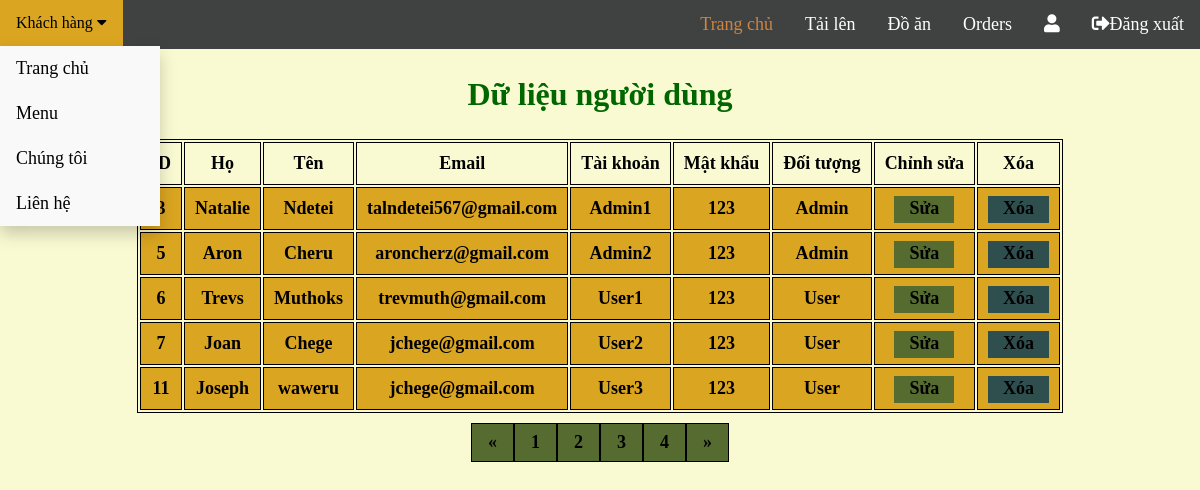
Page /displayUsers.php on the committed database.
### tables this page shows
CREATE TABLE `customer` (
  `customer_id` int(6) NOT NULL,
  `firstname` varchar(10) DEFAULT NULL,
  `secondname` varchar(10) NOT NULL,
  `email` varchar(40) NOT NULL,
  `userName` varchar(255) NOT NULL,
  `userPassword` varchar(20) NOT NULL,
  `userType` varchar(255) NOT NULL
);

### displayUsers.php (the view, shortened to what this page needs)
<?php
require_once('connect.php');
?>
<!DOCTYPE html>
<html lang="en">
<head>
    <link rel="stylesheet" href="https://use.fontawesome.com/releases/v5.7.1/css/all.css">
</head>
<body>
    <div class="nav">
        <div class="dropdown">
            <button class="dropbtn">Khách hàng
                <i class="fa fa-caret-down"></i>
            </button>
            <div class="dropdown-content">
                <a href="index1.php">Trang chủ</a>
                <a href="menu1.php">Menu</a>
                <a href="about.html">Chúng tôi</a>
                <a href="contact.php">Liên hệ</a>
            </div>
        </div>
        <a href="logout.php"><i class="fas fa-sign-out-alt"></i>Đăng xuất</a>
        <a href="profile.php" class="user"><i class="fas fa-user"></i><?php echo $_SESSION['user']['userName']; ?></a>
        <a href="view_order.php">Orders</a>
        <a href="view_food.php">Đồ ăn</a>
        <a href="upload_image.php">Tải lên</a>
        <a href="index1.html" class="active">Trang chủ</a>
    </div>
    <section>
        <h1>Dữ liệu người dùng</h1>
        <table>
            <tr>
                <th>ID</th>
                <th>Họ</th>
                <th>Tên</th>
                <th>Email</th>
                <th>Tài khoản</th>
                <th>Mật khẩu</th>
                <th>Đối tượng</th>
                <th>Chỉnh sửa</th>
                <th>Xóa</th>
            </tr>
            <?php
            if (isset($_GET['pageno'])) {
                $pageno = $_GET['pageno'];
            } else {
                $pageno = 1;
            }
            $records_per_page = 5;
            $offset = ($pageno - 1) * $records_per_page;
            $sql_total = "SELECT COUNT(*) FROM Customer";
            $result = mysqli_query($conn, $sql_total);
            $total_rows = mysqli_fetch_array($result)[0];
            $total_pages = ceil($total_rows / $records_per_page);
            $sql_result = "SELECT * FROM Customer LIMIT $offset, $records_per_page";
            $data = mysqli_query($conn, $sql_result);
            while ($row = mysqli_fetch_array($data)) {
            ?>
                <tr>
                    <td><?php echo $row['customer_id']; ?></td>
                    <td><?php echo $row['firstname']; ?></td>
                    <td><?php echo $row['secondname']; ?></td>
                    <td><?php echo $row['email']; ?></td>
                    <td><?php echo $row['userName']; ?></td>
                    <td><?php echo $row['userPassword']; ?></td>
                    <td><?php echo $row['userType']; ?></td>
                    <td>
                        <a href="edit.php?customer_id=<?php echo $row['customer_id']; ?>" class="edit_btn">Sửa</a>
                    </td>
                    <td>
                        <a href="delete.php?customer_id=<?php echo $row['customer_id']; ?>" class="del_btn">Xóa</a>
                    </td>
                </tr>
            <?php
            }
            ?>
        </table>
    </section>
    <div class="paginate">
        <a href="<?php if ($pageno <= 1) {
                        echo 'disabled';
                    }
                    if ($pageno <= 1) {
                        echo '#';
                    } else {
                        echo "?pageno=" . ($pageno - 1);
                    } ?>">&laquo;</a>
        <a href="?pageno=1">1</a>
        <a href="<?php if ($pageno >= $total_pages) {
                        echo 'disabled';
                    }
                    if ($pageno >= $total_pages) {
                        echo '#';
                    } else {
                        echo "?pageno=" . ($pageno + 1);
                    } ?> ">2</a>
        <a href="<?php if ($pageno >= $total_pages) {
                        echo 'disabled';
                    }
                    if ($pageno >= $total_pages) {
                        echo '#';
                    } else {
                        echo "?pageno=" . ($pageno + 1);
                    } ?>">3</a>
        <a href="<?php if ($pageno >= $total_pages) {
                        echo 'disabled';
                    }
                    if ($pageno >= $total_pages) {
                        echo '#';
                    } else {
                        echo "?pageno=" . ($pageno + 1);
                    } ?>">4</a>
        <a href="?pageno=<?php echo $total_pages; ?>">&raquo;</a>
    </div>
</body>
</html>

### displayUsers.php (style rules this page uses)
body { background-color: lightgoldenrodyellow; margin: 0; }
table { margin: 0 auto; font-size: large; border: 1px solid black; }
h1 { text-align: center; color: #006600; font-size: xx-large; font-family: fantasy; }
td { background-color: goldenrod; border: 1px solid black; }
th, td { font-weight: bold; border: 1px solid black; padding: 10px; text-align: center; }
td { font-weight: bold; }
.nav { background-color: #404242; overflow: hidden; }
.nav a { float: right; color: white; text-align: center; padding: 14px 16px; text-decoration: none; font-size: 18px; }
.nav a.active { color: peru; }
.paginate { display: inline-block; margin: auto; width: 50%; padding: 10px; display: flex; justify-content: center; }
.paginate a { font-weight: bold; font-size: 18px; color: black; float: left; padding: 8px 16px; text-decoration: none; border: 1px solid black; background-color: darkolivegreen; }
.edit_btn { background-color: darkolivegreen; color: black; padding: 2px 15px 5px 15px; text-decoration: none; }
.del_btn { background-color: darkslategray; color: black; padding: 2px 15px 5px 15px; text-decoration: none; }
.dropdown { float: left; overflow: hidden; }
.dropdown .dropbtn { font-size: 16px; border: none; outline: none; color: white; padding: 14px 16px; background-color: inherit; font-family: inherit; margin: 0; }
.dropdown-content { display: none; position: absolute; background-color: #f9f9f9; min-width: 160px; box-shadow: 0px 8px 16px 0px rgba(0, 0, 0, 0.2); z-index: 1; }
.dropdown-content a { float: none; color: black; padding: 12px 16px; text-decoration: none; display: block; text-align: left; }

### rows in the picture
customer: customer_id "3", firstname "Natalie", secondname "Ndetei", email "talndetei567@gmail.com", userName "Admin1", userPassword "123", userType "Admin"
customer: customer_id "5", firstname "Aron", secondname "Cheru", email "aroncherz@gmail.com", userName "Admin2", userPassword "123", userType "Admin"
customer: customer_id "6", firstname "Trevs", secondname "Muthoks", email "trevmuth@gmail.com", userName "User1", userPassword "123", userType "User"
customer: customer_id "7", firstname "Joan", secondname "Chege", email "jchege@gmail.com", userName "User2", userPassword "123", userType "User"
customer: customer_id "11", firstname "Joseph", secondname "waweru", email "jchege@gmail.com", userName "User3", userPassword "123", userType "User"
